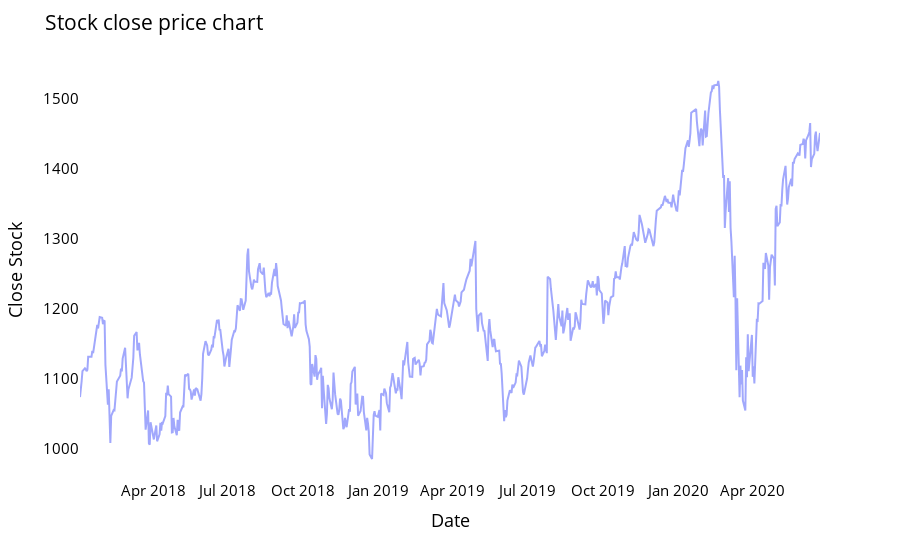

The code cell stored with this chart in its notebook:
### Code cell
fig = px.line(closedf, x=closedf.date, y=closedf.close,labels={'date':'Date','close':'Close Stock'})
fig.update_traces(marker_line_width=2, opacity=0.6)
fig.update_layout(title_text='Stock close price chart', plot_bgcolor='white', font_size=15, font_color='black')
fig.update_xaxes(showgrid=False)
fig.update_yaxes(showgrid=False)
fig.show()

### Figure 1 — Plotly figure (JSON) as saved in the notebook; plotly's stock layout.template omitted (floating-point values rounded to 4 significant figures; data arrays with more than 128 entries replaced by an {"elided": "..."} marker saying what was removed)
{"data": [{"hovertemplate": "Date=%{x}<br>Close Stock=%{y}<extra></extra>", "legendgroup": "", "line": {"color": "#636efa", "dash": "solid"}, "marker": {"line": {"width": 2}}, "mode": "lines", "name": "", "opacity": 0.6, "orientation": "v", "showlegend": false, "type": "scatter", "x": {"elided": "622 str values"}, "xaxis": "x", "y": {"elided": "622 float values"}, "yaxis": "y"}], "layout": {"font": {"color": "black", "size": 15}, "legend": {"tracegroupgap": 0}, "margin": {"t": 60}, "plot_bgcolor": "white", "title": {"text": "Stock close price chart"}, "xaxis": {"anchor": "y", "domain": [0, 1], "showgrid": false, "title": {"text": "Date"}}, "yaxis": {"anchor": "x", "domain": [0, 1], "showgrid": false, "title": {"text": "Close Stock"}}}}
